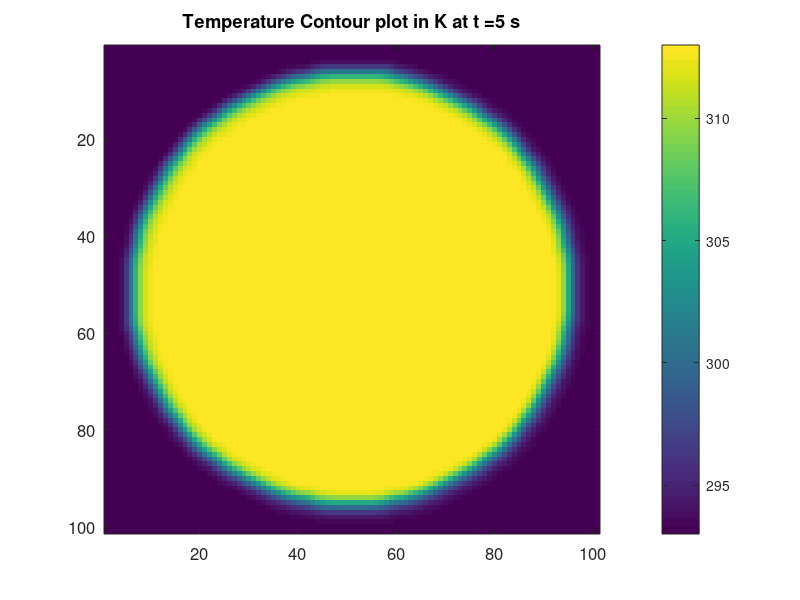
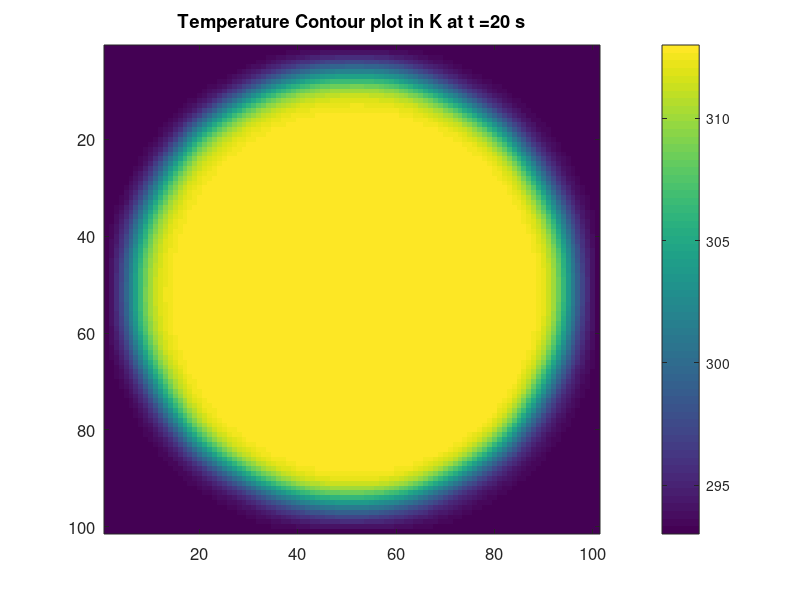
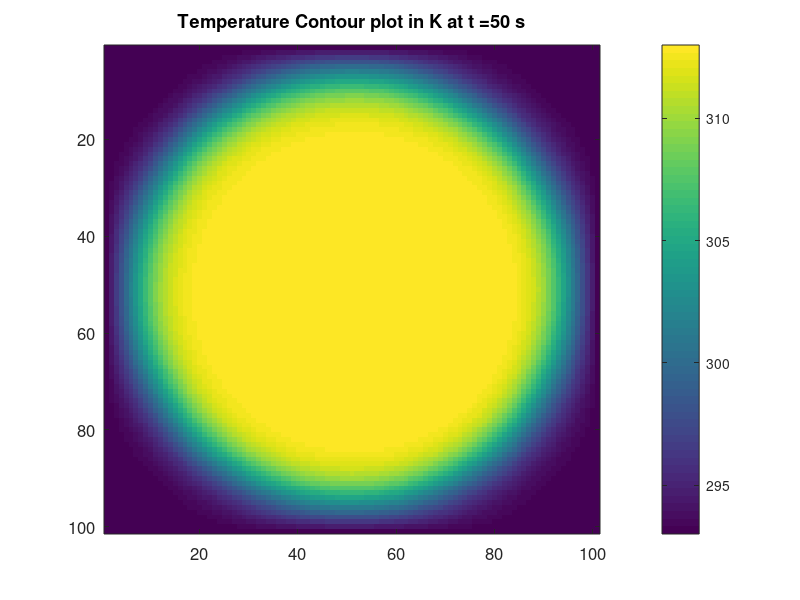
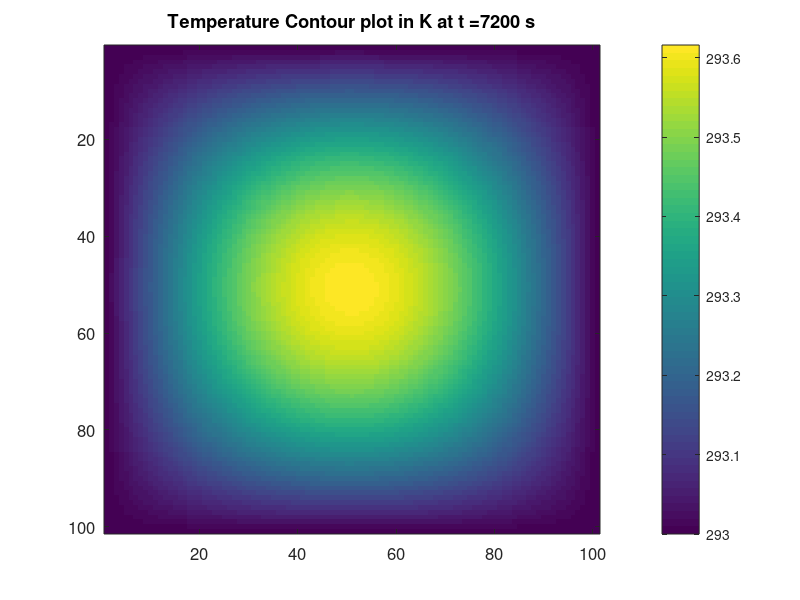

Write the MATLAB code that produced these figures, in order.
clc;
clear all;

addpath("F:\Assign\Diffusion\diffusion");
a=importdata('data5.dat');
b=importdata('data20.dat');
c=importdata('data50.dat');
d=importdata('data7200.dat');


%Removing repeated column
a(:,2)=[];
b(:,2)=[];
c(:,2)=[];
d(:,2)=[];

%Plot
figure(1)
imagesc(a);
set(gca,'FontSize',12);
title("Temperature Contour plot in K at t =5 s");
colorbar('eastoutside');
print('-dpng','-r500','5s.png');

figure(2)
imagesc(b);
set(gca,'FontSize',12);
title("Temperature Contour plot in K at t =20 s");
colorbar('eastoutside');
print('-dpng','-r500','20s.png');

figure(3)
imagesc(c);
set(gca,'FontSize',12);
title("Temperature Contour plot in K at t =50 s");
colorbar('eastoutside');
print('-dpng','-r500','50s.png');

figure(4)
imagesc(d);
set(gca,'FontSize',12);
title("Temperature Contour plot in K at t =7200 s");
colorbar('eastoutside');
print('-dpng','-r500','7200s.png');



    